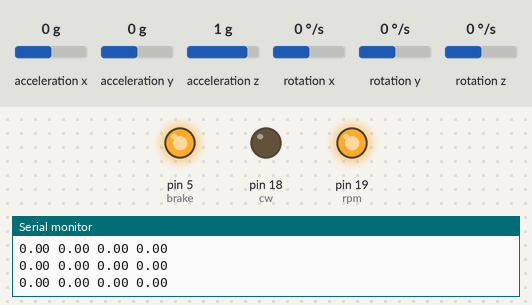
A sketch run on a simulated Arduino Uno, built with avr-gcc and run on an emulated ATmega328P. Parts: output pins drawn as LEDs (lit = HIGH), the last lines printed to the serial monitor. The test bench sets the inputs (shaded band); at power-on: acceleration y 0 g, acceleration z 1 g, acceleration x 0 g, rotation x 0 °/s, rotation y 0 °/s, rotation z 0 °/s.

Above: at 3.2 s.
3.3 s: acceleration y set to -0.2 g
At 4.5 s:
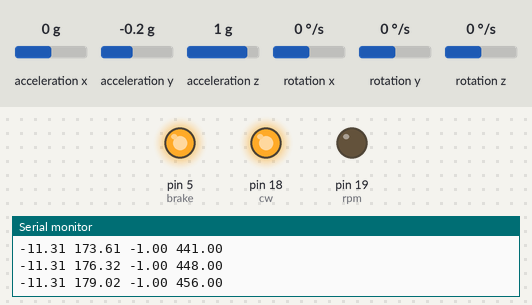
4.8 s: acceleration y set to 0.1 g
At 7.3 s:
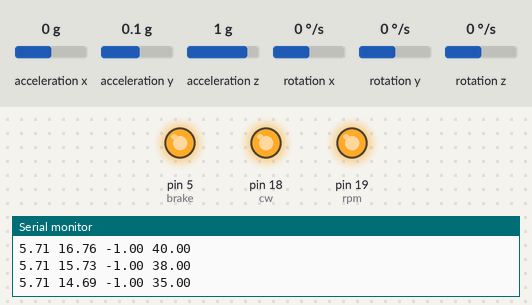
7.8 s: acceleration y set to -0.1 g
At 9.0 s:
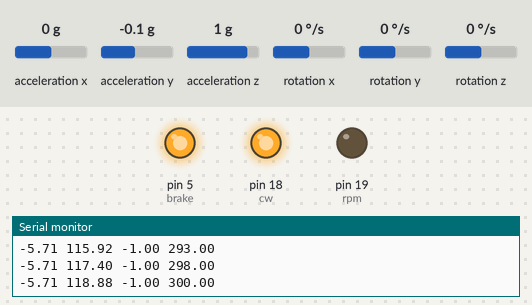
9.3 s: acceleration z set to 0 g
12.3 s: acceleration y set to 0.8 g
At 13.1 s:
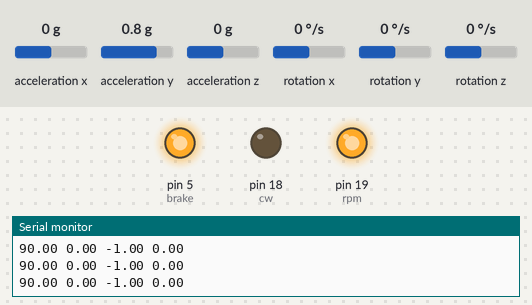
Timing chart, 0 to 14.8 s (numbered marks = the images above; inputs shaded):
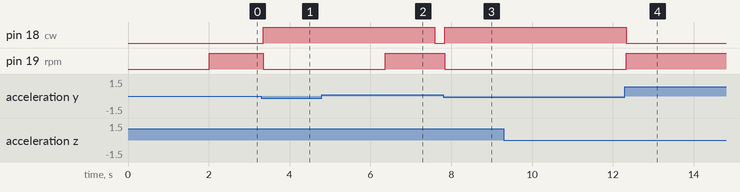

The sketch:

DB_Balancing_Test_1.ino
```cpp
#include "Wire.h"
#include <MPU6050_light.h>
MPU6050 mpu(Wire);
//PID
#include <PID_v1.h>

float velocity;
float accum;

float a = 0;

float alpha_dot;
float alpha;

double Pk1 = 6;           // balancing PID values
double Ik1 = 22;
double Dk1 = 0.02;

//Declare NIDEC Motor pins
#define brake         5  //brake=0, go=1
#define cw            18  //cw=1, ccw=0
#define rpm           19  //PWM=255=stop, PWM=0=max_speed
/////////////NIDEC Motor//////////////

double Setpoint1, Input1, Output1;    // PID variables
PID PID1(&Input1, &Output1, &Setpoint1, Pk1, Ik1 , Dk1, DIRECT);    // PID Setup - motor position

void setup()
{
  Serial.begin(9600);
  Wire.begin();

  byte status = mpu.begin(); //MPU initialization and calibration
  Serial.print(F("MPU6050 status: "));
  Serial.println(status);
  while(status!=0){ } // stop everything if could not connect to MPU6050
  Serial.println("MPU begin done!\n");
  Serial.println(F("Calculating offsets, do not move MPU6050"));
  delay(1000);
  mpu.calcOffsets(true,true); // gyro and accelero
  Serial.println("Done!\n");
  Serial.println("Begin Device initialization:\n");
  nidec_motor_init();
  Serial.println("NIDEC initialized\n");

  PID1.SetMode(AUTOMATIC);
  PID1.SetSampleTime(10);
}
void loop()
{
  delay(1);
      // get input from mpu
      mpu.update();
      alpha = mpu.getAngleX();
      alpha_dot = mpu.getGyroX();


      Input1 = alpha;
      Setpoint1 = 0 - accum;

      accum = accum - (Output1/100);    // observation controller
      accum = (constrain(accum,-1,1));  // constrain the data

                  // debug

      PID1.Compute();                   // compute PID

      velocity = map(Output1,-100,100,-255,255);


  Serial.print(alpha);
  Serial.print(" ");
  Serial.print(Output1);
  Serial.print(" ");
  Serial.print(accum);
  Serial.print(" ");
  Serial.println(velocity);

 //give output velocity
  nidec_motor_control(-velocity);
}

void nidec_motor_init()
{
  pinMode(brake, OUTPUT);
  pinMode(cw, OUTPUT);
  pinMode(rpm, OUTPUT);

  digitalWrite(brake, HIGH);  //go=1
  digitalWrite(cw, LOW);      //direction ccw
  analogWrite(rpm, 255);
}
void nidec_motor_control(int pwm)
{
  if (pwm < 0)
  { digitalWrite(cw, HIGH);
    pwm = -pwm;}
  else { digitalWrite(cw, LOW); }
  analogWrite(rpm, 255-pwm);
}
void nidec_motor_brake()
{
  digitalWrite(brake, LOW);  //go=1
  analogWrite(rpm, 255);
}
//////////////////////////////////////
```

Measured:
- the behaviour switches between 0 and -0.1 g on acceleration y (found by bisection; images 0 and 1)
- after the input at 3.3 s, pin 18 (cw): LOW → HIGH after 0.05 s; pin 19 (rpm): HIGH → LOW after 0.05 s
- after the input at 4.8 s, pin 18 (cw): HIGH → LOW after 2.8 s; pin 19 (rpm): LOW → HIGH after 1.6 s
- after the input at 7.8 s, pin 18 (cw): LOW → HIGH at once; pin 19 (rpm): HIGH → LOW at once
- after the input at 12.3 s, pin 18 (cw): HIGH → LOW at once; pin 19 (rpm): LOW → HIGH at once
